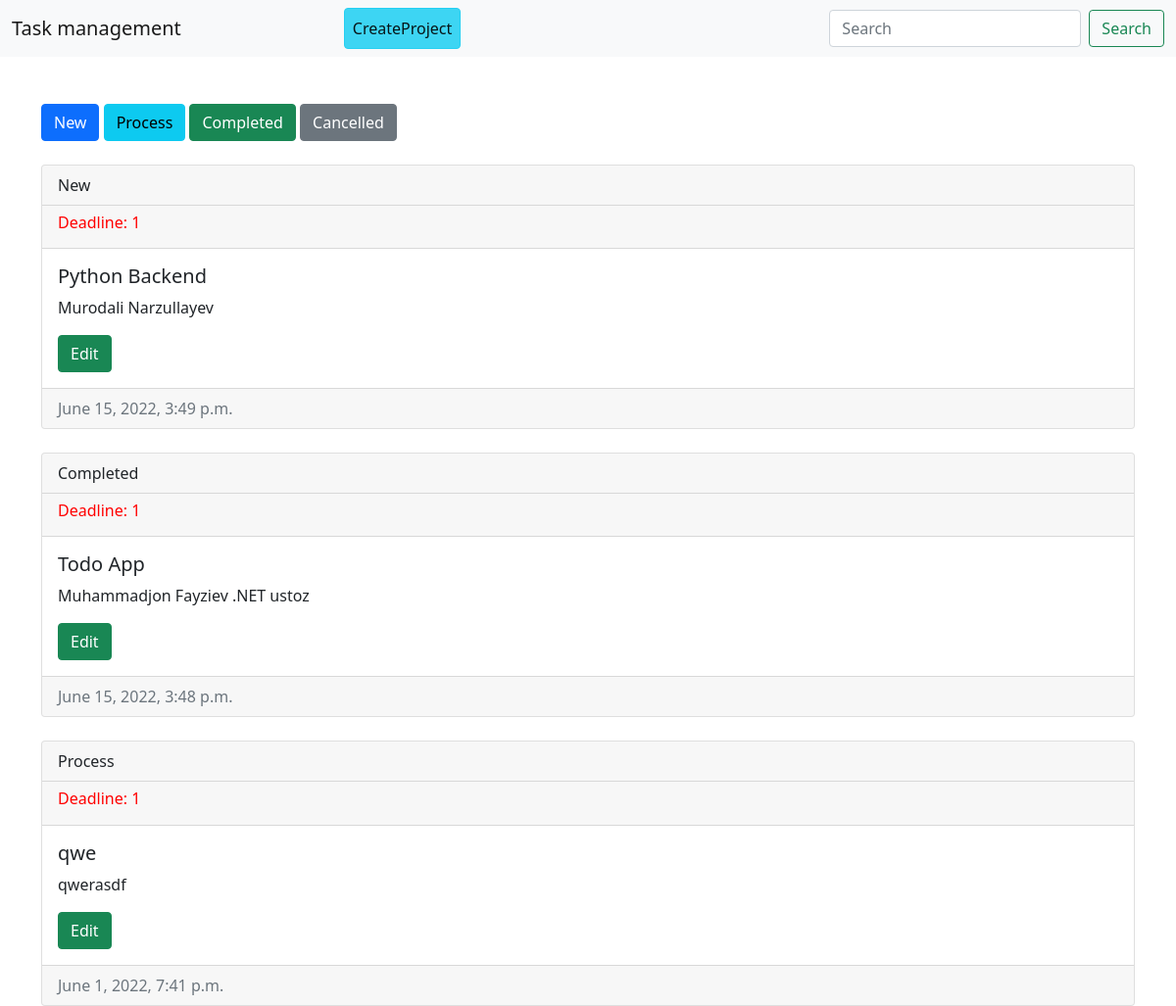
The app's page / (signed in) with its own data.
### todoapp/models.py (models this page shows, shortened)
class Todo(models.Model):
    author = models.ForeignKey(User, on_delete=models.CASCADE)
    title = models.CharField(max_length=221)
    content = models.TextField()
    status = models.IntegerField(choices=STATUS)
    deadline = models.CharField(max_length=212)
    created_at = models.DateTimeField(auto_now_add=True)

### todoapp/views.py (the view)
# urls.py: path('', index, name='index'),
@login_required
def index(request):
    user = request.user
    todos = Todo.objects.filter(author=user).order_by('-id')
    obj = request.GET.get('a')
    if obj:
        todos = todos.filter(status__exact=obj)
    search = request.GET.get('i')
    if search:
        todos = todos.filter(title__icontains=search)
    ctx = {
        'todos': todos
    }
    return render(request, 'index.html', ctx)

### templates/index.html
{% extends 'base.html' %}
{% block content %}
        <div class="status-list">
            <a href="/?a=0" type="button" class="btn btn-primary">New</a>
            <a href="/?a=1" class="btn btn-info">Process</a>
            <a href="/?a=2" class="btn btn-success">Completed</a>
            <a href="/?a=3" class="btn btn-secondary">Cancelled</a>
        </div>
        <div class="todo-card mt-4">
            {% for todo in todos %}
            <div class="card mt-4">
                <div class="card-header">
                  {{ todo.get_status_display }}
                </div>
                <div class="card-header">
                  <h6 style="color: red">Deadline: {{ todo.deadline }}</h6>
                </div>
                <div class="card-body">
                    <h5 class="card-title">{{ todo.title }}</h5>
                    <p class="card-text">{{ todo.content }}</p>
                    <a href="/edit/{{ todo.id }}/" class="btn btn-success">Edit</a>
                </div>
                <div class="card-footer text-muted">
                    {{ todo.created_at }}
                </div>
            </div>
            {% endfor %}
        </div>
{% endblock %}

### templates/base.html (shortened to what this page needs)
{% load static %}
<!DOCTYPE html>
<html lang="en">
<head>
    <link href="https://cdn.jsdelivr.net/npm/bootstrap@5.0.2/dist/css/bootstrap.min.css" rel="stylesheet"
>
</head>
<body>
{% include 'navbar.html' %}
<div class="container pt-5">
    {% block content %}
    {% endblock %}
</div>
</body>
</html>

### templates/navbar.html (shortened to what this page needs)
<nav class="navbar navbar-expand-lg navbar-light bg-light">
  <div class="container-fluid">
    <a class="navbar-brand" href="/">Task management</a>
    <div class="collapse navbar-collapse" id="navbarSupportedContent">
      <ul class="navbar-nav me-auto mb-2 mb-lg-0">
        <li class="nav-item">
          <a class="nav-link active btn btn-info " style="margin-left: 150px" aria-current="page"  href="/create/">CreateProject</a>
        </li>
      </ul>
      <form method="get" class="d-flex">
        <input class="form-control me-2" type="search" name="i" placeholder="Search" aria-label="Search">
        <button class="btn btn-outline-success" type="submit">Search</button>
      </form>
    </div>
  </div>
</nav>

### records on screen
Todo: status "New", deadline "1", title "Python Backend", content "Murodali Narzullayev", created_at "June 15, 2022, 3:49 p.m."
Todo: status "Completed", deadline "1", title "Todo App", content "Muhammadjon Fayziev .NET ustoz", created_at "June 15, 2022, 3:48 p.m."
Todo: status "Process", deadline "1", title "qwe", content "qwerasdf", created_at "June 1, 2022, 7:41 p.m."
